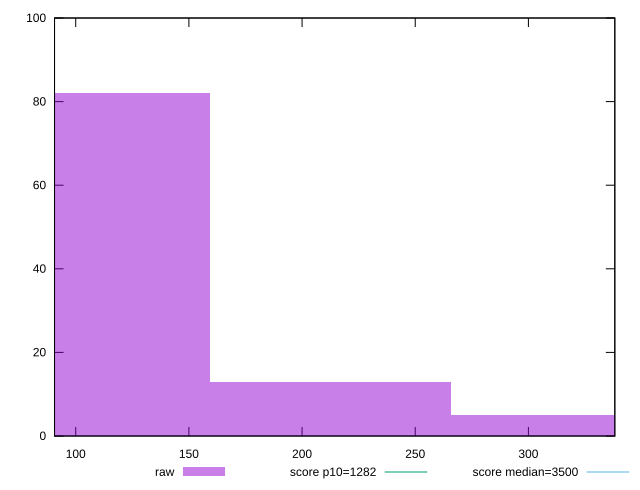

This chart was generated by the following gnuplot code:
reset

$raw <<EOF
106.29276744820072 82
318.87830234460216 5
212.58553489640144 13
EOF

set key outside below
set boxwidth 106.29276744820072
set xrange [90.63600000000001:338.18399999999997]
set yrange [0:100]
set trange [0:100]
set style fill transparent solid 0.5 noborder

set parametric
set terminal svg size 640, 490 enhanced background rgb 'white'
set output "report_00017_2021-02-10T15-08-03.406Z/bootup-time/samples/pages+cached+noadtech+nomedia+nocss/raw/histogram.svg"

plot $raw title "raw" with boxes, \
     1282,t title "score p10=1282", \
     3500,t title "score median=3500"

reset
